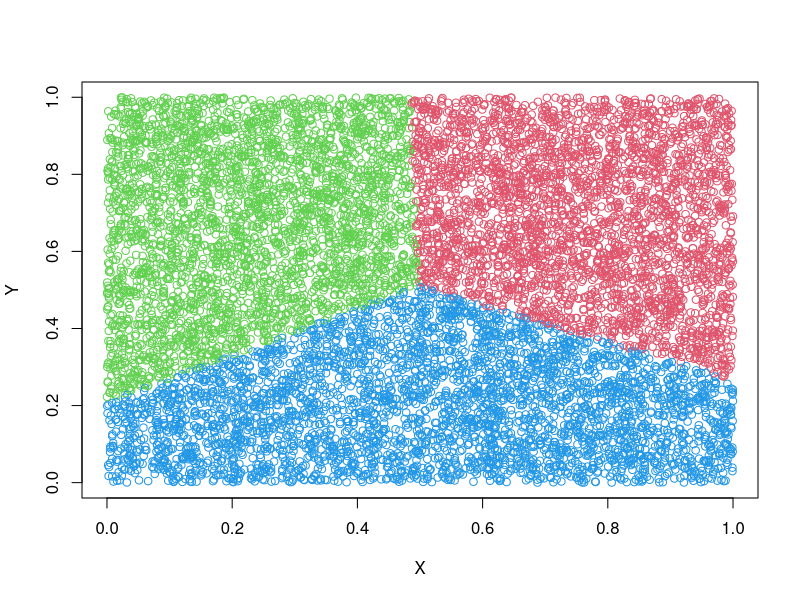

The R source for this figure:

NOF_POINTS <- 10000
NOF_CLUSTERS <- 3

X <- runif(NOF_POINTS)
Y <- runif(NOF_POINTS)
DF <- data.frame(X, Y)

CLUSTERS <- kmeans(DF, NOF_CLUSTERS)
plot(X, Y, col = CLUSTERS$cluster + 1)
